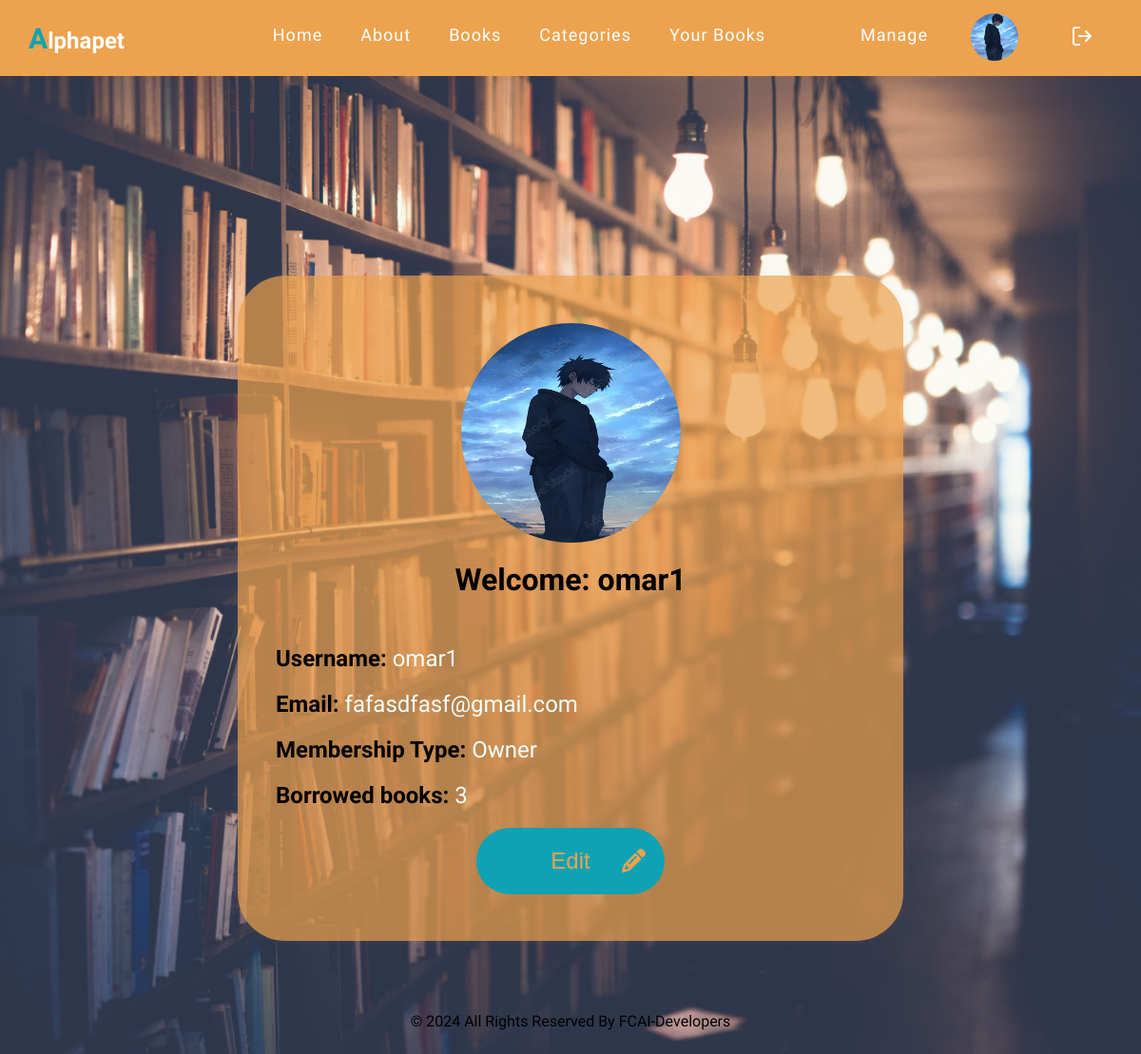
Screenshot of /user/account.html/ (signed in) with the database file from the repository.
### user/models.py (models this page shows)
class customUser(AbstractUser):
    email = models.EmailField(unique=True)
    pic = models.ImageField(upload_to='profile_pics/', null=True, blank=True)
    class Meta:
        db_table = 'user_customuser'  # Specify the table name in the database if needed
        verbose_name = 'Custom User'
        verbose_name_plural = 'Custom Users'

### user/views.py (the view)
# urls.py: path('account.html/', views.account, name='account'),
def account(request):
    if request.user.is_authenticated:
        borrowings_count = Borrowing.objects.filter(borrower=request.user).count()
    else:
        borrowings_count = 0
    return render(request, 'account.html', {'borrowings_count': borrowings_count})

### user/templates/account.html (shortened to what this page needs)
{% extends 'layout.html' %}
{% load static %}
{% block headers %}
    <link rel="stylesheet" href="{% static 'css/account.css' %}">
{% endblock %}
{% block content %}
<div class="Elgen">
    <div class="container1">
        {% if user.is_authenticated %}
        {% if user.pic %}
        <img src="{{ user.pic.url }}" height="150px" alt="Profile Image">
        {% else %}
        <img src="{% static 'Photos/UserIcon2.png' %}" height="150px" alt="Profile Image">
        {% endif %}
        <h1>Welcome: {{ user.username }}</h1>
        <ul>
            <li><strong>Username:</strong> {{ user.username }}</li>
            <li><strong>Email:</strong> {{ user.email }}</li>
            <li><strong>Membership Type:</strong> {% if user.is_superuser %}Owner{% else %}Standard{% endif %}</li>
                <li><strong>Borrowed books:</strong> {{ borrowings_count }}</li>
        </ul>
        <button class="Btn" onclick="location.href='{% url 'update-profile' %}'">Edit
        </button>
        {% else %}
        <img src="{% static 'Photos/UserIcon2.png' %}" height="150px" alt="Profile Image">
        <h1>Welcome: Guest</h1>
        <br>
        <p>Please <a href="{% url 'log-in' %}">log in</a> or <a href="{% url 'sign-in' %}">sign up</a> to view your account.</p>
        {% endif %}
    </div>
</div>
{% endblock %}

### templates/layout.html (shortened to what this page needs)
<!DOCTYPE html>
{% load static %}
<html lang="en">
  <head>
    <link rel="stylesheet" href="{% static 'css/nav-bar.css' %}" />
    <link rel="stylesheet" href="{% static 'css/footer.css' %}" />
    {% block headers %} {% endblock %}
  </head>
  <body>
    <header>
      <nav>
        <div class="container11">
          <div class="nav">
            <div class="logo">
              <h2><a href="{% url 'home' %}">Alphapet</a></h2>
            </div>
            <div class="links">
              <ul id="main-links">
                <li><a href="{% url 'home' %}">home</a></li>
                <li><a href="{% url 'about' %}">about</a></li>
                <li><a href="{% url 'all-books' %}">books</a></li>
                <li><a href="{% url 'category' %}">categories</a></li>
                {% if user.is_authenticated %}
                <li><a href="{% url 'Borrowed-books' %}">Your books</a></li>
                {% endif %}
              </ul>
              <div class="log">
                <ul>
                  {% if user.is_authenticated %}
                    {% if user.is_superuser %}
                    <li><a href="{% url 'book-table' %}">manage</a></li>
                    {% endif %}
                    <li style="width: 80px; height: 80px; border-radius: 50%; display: flex; justify-content: center; align-items: center;  margin-top:10px ;">
                        <a href="{% url 'account' %}">
                            {% if user.pic %}
                                <img src="{{ user.pic.url }}" alt="Profile Image" style="width: 50px; height: 50px; border-radius: 50%; object-fit: cover; display:relative; margin-top:10px ;">
                            {% else %}
                                <img src="{% static 'Photos/UserIcon2.png' %}" alt="Profile Image" style="width: 50px; height: 50px; border-radius: 50%; object-fit: cover;">
                            {% endif %}
                        </a>
                    </li>
                    <li>
                        <form action="{% url 'logout' %}" method="post">
                            <button type="submit" class="logout-btn"></button>
                        </form>
                    </li>
                  {% else %}
                  <li><a href="{% url 'log-in' %}">Login</a></li>
                  <li><a href="{% url 'sign-in' %}">Sign-up</a></li>
                  {% endif %}
                </ul>
              </div>
            </div>
          </div>
        </div>
      </nav>
    </header>
    {% block content %} {% endblock %}
    <footer>&copy; 2024 All Rights Reserved By FCAI-Developers</footer>
  </body>
</html>

### static/css/nav-bar.css (style rules this page uses)
:root { --main-color : #EDA24E; --secondary-color: #0FA2B4; }
* { margin: 0; padding: 0; box-sizing: border-box; }
body { overflow-x: hidden; font-family:'Mulish', sans-serif; }
.container11 { padding: 0px 30px; }
header { background-color: #F5F6F9; }
a { text-decoration: none; color: #fff; }
ul { list-style: none; }
header nav { background-color: var(--main-color); }
header .nav { display: flex; justify-content: center; align-items: center; width: 100%; background-color: var(--main-color); height: 80px; overflow: hidden; }
header .nav .logo { text-decoration: none; color: #fff; flex: 1; }
header .nav .logo a { text-decoration: none; color: #fff; }
header .nav .logo h2::first-letter { text-decoration: none; color: var(--secondary-color); font-size: 30px; }
header .nav .links { display: flex; justify-content: space-between; gap: 80px; }
header .nav .links ul { display: flex; list-style: none; gap: 20px; }
header .nav .links li { padding: 40px 10px; transition: all ease 0.3s; cursor: pointer; }
header .nav .links ul li a { text-decoration: none; color: #FFF; font-size: 18px; letter-spacing: 1px; font-weight: 500; text-transform: capitalize; }
.logout-btn { background-color:transparent; font-family: Arial, Helvetica, sans-serif; font-weight: bold; color: white; border: none; padding: 0px 10px; text-align: center; text-decoration: none; display: inline-block; font-size: 16px; cursor: pointer; border-radius: 4px; }

### static/css/footer.css (style rules this page uses)
footer { padding: 25px; text-align: center; color: black; position: absolute; display: flex; justify-content: center; left: 50%; transform: translateX(-50%) }

### static/css/account.css (style rules this page uses)
body { background-image: url('/static/Photos/janko-ferlic-sfL_QOnmy00-unsplash.jpg'); background-size: cover; font-family: 'Mulish', sans-serif; }
.Elgen { height: 100vh; display: flex; margin-top: 10rem; align-items: center; justify-content: center; }
.container1 { padding: 20px; background-color: rgba(237, 162, 78, 0.7); border-radius: 50px; box-shadow: 0 0 10px rgba(161, 152, 152, 0.1); height: 700px; width: 700px; align-content: center; }
.container1 img { display: block; margin: 0 auto; border-radius: 50%; width: 35%; height: 35%; }
.container1 h1 { text-align: center; margin-top: 20px; }
.container1 ul { list-style: none; padding: 0; margin-top: 50px; }
.container1 ul li { font-size: x-large; margin: 20px; color: azure; }
.container1 ul li strong { font-weight: bold; font-size: x-large; color: black; }
.Btn { position: relative; display: flex; align-items: center; justify-content: center; width: 30%; height: 70px; border: none; padding: 0px 20px; background-color: #0FA2B4; color: #EDA24E; font-weight: 500; cursor: pointer; border-radius: 50px; transition-duration: .3s; margin: 0 auto; margin-top: 5px; font-size: x-large; }
.svg { width: 25px; position: absolute; right: 0; margin-right: 20px; fill: #EDA24E; transition-duration: .3s; }

### rows the page displays
customUser: pic (picture), username "omar1", email "fafasdfasf@gmail.com"

### other values shown
{{ borrowings_count }} "3"
